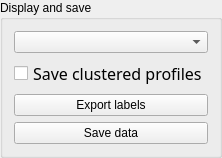
         <widget class="QGroupBox" name="groupBox_3">
          <property name="title">
           <string>Display and save</string>
          </property>
          <layout class="QVBoxLayout" name="verticalLayout_12">
           <item>
            <widget class="QComboBox" name="ChoiceBox">
             <property name="sizePolicy">
              <sizepolicy hsizetype="Preferred" vsizetype="Fixed">
               <horstretch>0</horstretch>
               <verstretch>0</verstretch>
              </sizepolicy>
             </property>
             <property name="minimumSize">
              <size>
               <width>79</width>
               <height>0</height>
              </size>
             </property>
             <property name="maximumSize">
              <size>
               <width>16777215</width>
               <height>16777215</height>
              </size>
             </property>
             <property name="toolTip">
              <string>&lt;html&gt;&lt;head/&gt;&lt;body&gt;&lt;p&gt;&lt;span style=&quot; font-size:11pt;&quot;&gt;Please choose the labeled map that must be displayed.&lt;/span&gt;&lt;/p&gt;&lt;/body&gt;&lt;/html&gt;</string>
             </property>
            </widget>
           </item>
           <item>
            <widget class="QCheckBox" name="Save_cluster">
             <property name="sizePolicy">
              <sizepolicy hsizetype="Preferred" vsizetype="Fixed">
               <horstretch>0</horstretch>
               <verstretch>0</verstretch>
              </sizepolicy>
             </property>
             <property name="minimumSize">
              <size>
               <width>0</width>
               <height>0</height>
              </size>
             </property>
             <property name="font">
              <font>
               <family>Noto Sans Cond</family>
               <pointsize>12</pointsize>
               <weight>50</weight>
               <italic>false</italic>
               <bold>false</bold>
              </font>
             </property>
             <property name="styleSheet">
              <string notr="true"/>
             </property>
             <property name="text">
              <string>Save clustered profiles</string>
             </property>
            </widget>
           </item>
           <item>
            <widget class="QPushButton" name="Push_validate">
             <property name="toolTip">
              <string>&lt;html&gt;&lt;head/&gt;&lt;body&gt;&lt;p&gt;&lt;span style=&quot; font-size:11pt;&quot;&gt;Export data to the main GUI&lt;/span&gt;&lt;/p&gt;&lt;/body&gt;&lt;/html&gt;</string>
             </property>
             <property name="text">
              <string>Export labels</string>
             </property>
             <property name="icon">
              <iconset>
               <normaloff>../Traitement_stack/icons/Export.png</normaloff>../Traitement_stack/icons/Export.png</iconset>
             </property>
            </widget>
           </item>
           <item>
            <widget class="QPushButton" name="Save_bttn">
             <property name="toolTip">
              <string>&lt;html&gt;&lt;head/&gt;&lt;body&gt;&lt;p&gt;&lt;span style=&quot; font-size:11pt;&quot;&gt;Saving of data of interest.&lt;/span&gt;&lt;/p&gt;&lt;/body&gt;&lt;/html&gt;</string>
             </property>
             <property name="text">
              <string>Save data</string>
             </property>
             <property name="icon">
              <iconset>
               <normaloff>../Traitement_stack/icons/save_icon.png</normaloff>../Traitement_stack/icons/save_icon.png</iconset>
             </property>
            </widget>
           </item>
          </layout>
         </widget>
